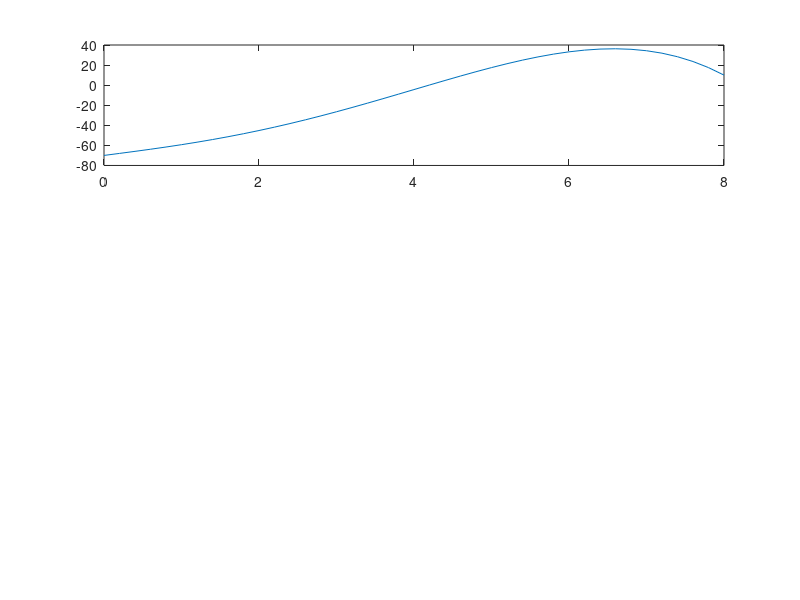

The MATLAB script that drew this image: (Note: this script raises an error after producing the figure.)
t = 0:0.2:8;
x = (-0.1.*(t.^4)) + (0.8.*(t.^3)) + (10.*t) - 70;
x1 = (-0.4.*(t.^3)) + (2.4.*(t.^2)) + 10;
x2 = (-1.2.*(t.^2)) + (4.8 .* t);

subplot(3,1,1) , plot(t,x) , legend('position') , title('Position')
subplot(3,1,2) , plot(t,x1) , legend('velocity') , title('Velocity')
subplot(3,1,3) , plot(t,x2) , legend('acceleration') , title('Acceleration')
